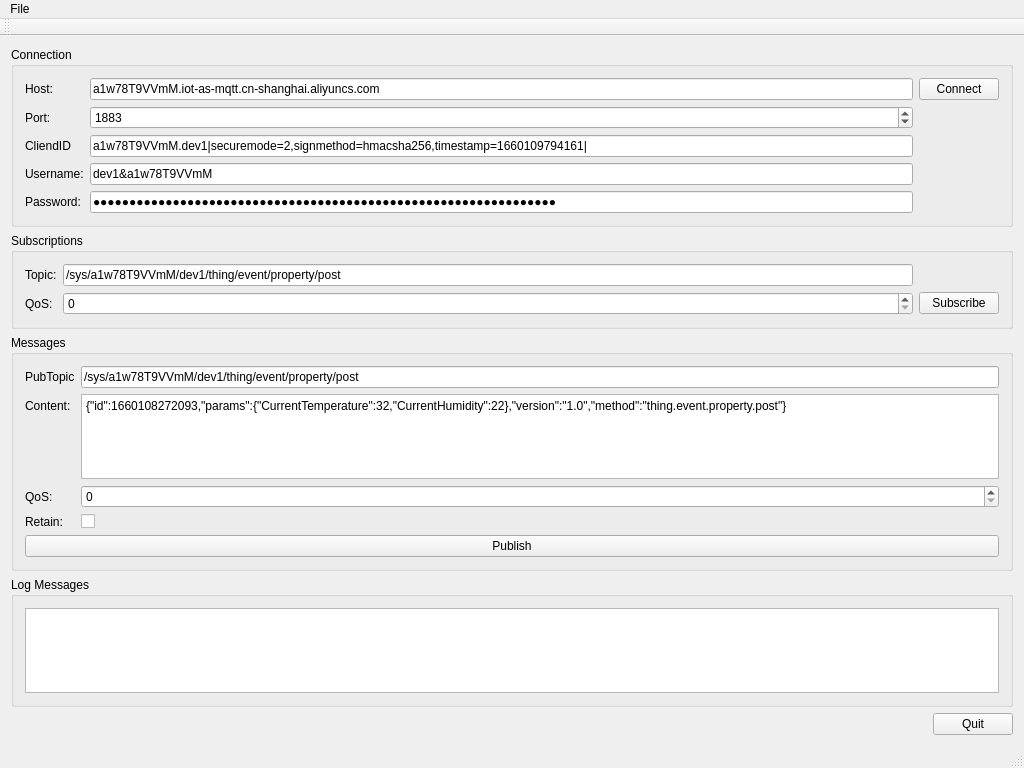
<?xml version="1.0" encoding="UTF-8"?>
<ui version="4.0">
 <class>MainWindow</class>
 <widget class="QMainWindow" name="MainWindow">
  <property name="geometry">
   <rect>
    <x>0</x>
    <y>0</y>
    <width>1024</width>
    <height>768</height>
   </rect>
  </property>
  <property name="windowTitle">
   <string>MainWindow</string>
  </property>
  <widget class="QWidget" name="centralWidget">
   <layout class="QVBoxLayout" name="verticalLayout_4">
    <item>
     <widget class="QGroupBox" name="groupBox_3">
      <property name="title">
       <string>Connection</string>
      </property>
      <layout class="QVBoxLayout" name="verticalLayout_2">
       <item>
        <layout class="QGridLayout" name="gridLayout_2">
         <item row="1" column="1">
          <widget class="QSpinBox" name="spinBoxPort">
           <property name="maximum">
            <number>99999</number>
           </property>
           <property name="value">
            <number>1883</number>
           </property>
          </widget>
         </item>
         <item row="1" column="0">
          <widget class="QLabel" name="label_2">
           <property name="text">
            <string>Port:</string>
           </property>
          </widget>
         </item>
         <item row="4" column="0">
          <widget class="QLabel" name="label_9">
           <property name="text">
            <string>Password:</string>
           </property>
          </widget>
         </item>
         <item row="4" column="1">
          <widget class="QLineEdit" name="lineEditPassword">
           <property name="text">
            <string>a897b65ffcc0be4dcc714a2adcd4e1c6c5ed63e0272505cdcb1a56091b1cfe99</string>
           </property>
           <property name="echoMode">
            <enum>QLineEdit::Password</enum>
           </property>
          </widget>
         </item>
         <item row="0" column="0">
          <widget class="QLabel" name="label">
           <property name="text">
            <string>Host:</string>
           </property>
          </widget>
         </item>
         <item row="0" column="1">
          <widget class="QLineEdit" name="lineEditHost">
           <property name="text">
            <string>a1w78T9VVmM.iot-as-mqtt.cn-shanghai.aliyuncs.com</string>
           </property>
          </widget>
         </item>
         <item row="0" column="2">
          <widget class="QPushButton" name="buttonConnect">
           <property name="text">
            <string>Connect</string>
           </property>
          </widget>
         </item>
         <item row="3" column="1">
          <widget class="QLineEdit" name="lineEditUser">
           <property name="text">
            <string>dev1&amp;a1w78T9VVmM</string>
           </property>
          </widget>
         </item>
         <item row="3" column="0">
          <widget class="QLabel" name="label_8">
           <property name="text">
            <string>Username:</string>
           </property>
          </widget>
         </item>
         <item row="2" column="1">
          <widget class="QLineEdit" name="lineEditClientID">
           <property name="text">
            <string>a1w78T9VVmM.dev1|securemode=2,signmethod=hmacsha256,timestamp=1660109794161|</string>
           </property>
          </widget>
         </item>
         <item row="2" column="0">
          <widget class="QLabel" name="label_10">
           <property name="text">
            <string>CliendID</string>
           </property>
          </widget>
         </item>
        </layout>
       </item>
      </layout>
     </widget>
    </item>
    <item>
     <widget class="QGroupBox" name="groupBox_2">
      <property name="title">
       <string>Subscriptions</string>
      </property>
      <layout class="QVBoxLayout" name="verticalLayout">
       <item>
        <layout class="QGridLayout" name="gridLayout">
         <item row="0" column="0">
          <widget class="QLabel" name="label_3">
           <property name="text">
            <string>Topic:</string>
           </property>
          </widget>
         </item>
         <item row="0" column="1">
          <widget class="QLineEdit" name="lineEditTopic">
           <property name="text">
            <string>/sys/a1w78T9VVmM/dev1/thing/event/property/post</string>
           </property>
          </widget>
         </item>
         <item row="1" column="0">
          <widget class="QLabel" name="label_5">
           <property name="text">
            <string>QoS:</string>
           </property>
          </widget>
         </item>
         <item row="1" column="1">
          <widget class="QSpinBox" name="spinQoS">
           <property name="maximum">
            <number>2</number>
           </property>
          </widget>
         </item>
         <item row="1" column="2">
          <widget class="QPushButton" name="buttonSubscribe">
           <property name="text">
            <string>Subscribe</string>
           </property>
          </widget>
         </item>
        </layout>
       </item>
      </layout>
     </widget>
    </item>
    <item>
     <widget class="QGroupBox" name="groupBox_4">
      <property name="title">
       <string>Messages</string>
      </property>
      <layout class="QVBoxLayout" name="verticalLayout_3">
       <item>
        <layout class="QFormLayout" name="formLayout">
         <item row="1" column="0">
          <widget class="QLabel" name="label_4">
           <property name="text">
            <string>Content:</string>
           </property>
          </widget>
         </item>
         <item row="3" column="0">
          <widget class="QLabel" name="label_6">
           <property name="text">
            <string>QoS:</string>
           </property>
          </widget>
         </item>
         <item row="3" column="1">
          <widget class="QSpinBox" name="spinQoS_2">
           <property name="maximum">
            <number>2</number>
           </property>
          </widget>
         </item>
         <item row="4" column="0">
          <widget class="QLabel" name="label_7">
           <property name="text">
            <string>Retain:</string>
           </property>
          </widget>
         </item>
         <item row="4" column="1">
          <widget class="QCheckBox" name="checkBoxRetain">
           <property name="text">
            <string/>
           </property>
          </widget>
         </item>
         <item row="1" column="1">
          <widget class="QTextEdit" name="textEditMessage">
           <property name="html">
            <string>&lt;!DOCTYPE HTML PUBLIC &quot;-//W3C//DTD HTML 4.0//EN&quot; &quot;http://www.w3.org/TR/REC-html40/strict.dtd&quot;&gt;
&lt;html&gt;&lt;head&gt;&lt;meta name=&quot;qrichtext&quot; content=&quot;1&quot; /&gt;&lt;meta charset=&quot;utf-8&quot; /&gt;&lt;style type=&quot;text/css&quot;&gt;
p, li { white-space: pre-wrap; }
&lt;/style&gt;&lt;/head&gt;&lt;body style=&quot; font-family:'Microsoft YaHei UI'; font-size:9pt; font-weight:400; font-style:normal;&quot;&gt;
&lt;p style=&quot; margin-top:0px; margin-bottom:0px; margin-left:0px; margin-right:0px; -qt-block-indent:0; text-indent:0px;&quot;&gt;{&amp;quot;id&amp;quot;:1660108272093,&amp;quot;params&amp;quot;:{&amp;quot;CurrentTemperature&amp;quot;:32,&amp;quot;CurrentHumidity&amp;quot;:22},&amp;quot;version&amp;quot;:&amp;quot;1.0&amp;quot;,&amp;quot;method&amp;quot;:&amp;quot;thing.event.property.post&amp;quot;}&lt;/p&gt;&lt;/body&gt;&lt;/html&gt;</string>
           </property>
          </widget>
         </item>
         <item row="0" column="0">
          <widget class="QLabel" name="label_11">
           <property name="text">
            <string>PubTopic</string>
           </property>
          </widget>
         </item>
         <item row="0" column="1">
          <widget class="QLineEdit" name="lineEditPubTopic">
           <property name="text">
            <string>/sys/a1w78T9VVmM/dev1/thing/event/property/post</string>
           </property>
          </widget>
         </item>
        </layout>
       </item>
       <item>
        <widget class="QPushButton" name="buttonPublish">
         <property name="text">
          <string>Publish</string>
         </property>
        </widget>
       </item>
      </layout>
     </widget>
    </item>
    <item>
     <widget class="QGroupBox" name="groupBox">
      <property name="title">
       <string>Log Messages</string>
      </property>
      <layout class="QHBoxLayout" name="horizontalLayout_2">
       <item>
        <widget class="QPlainTextEdit" name="editLog"/>
       </item>
      </layout>
     </widget>
    </item>
    <item>
     <layout class="QHBoxLayout" name="horizontalLayout_3">
      <item>
       <spacer name="horizontalSpacer">
        <property name="orientation">
         <enum>Qt::Horizontal</enum>
        </property>
        <property name="sizeHint" stdset="0">
         <size>
          <width>40</width>
          <height>20</height>
         </size>
        </property>
       </spacer>
      </item>
      <item>
       <widget class="QPushButton" name="buttonQuit">
        <property name="text">
         <string>Quit</string>
        </property>
       </widget>
      </item>
     </layout>
    </item>
   </layout>
  </widget>
  <widget class="QMenuBar" name="menuBar">
   <property name="geometry">
    <rect>
     <x>0</x>
     <y>0</y>
     <width>1024</width>
     <height>21</height>
    </rect>
   </property>
   <widget class="QMenu" name="menuFile">
    <property name="title">
     <string>File</string>
    </property>
    <addaction name="actionQuit"/>
   </widget>
   <addaction name="menuFile"/>
  </widget>
  <widget class="QToolBar" name="mainToolBar">
   <attribute name="toolBarArea">
    <enum>TopToolBarArea</enum>
   </attribute>
   <attribute name="toolBarBreak">
    <bool>false</bool>
   </attribute>
  </widget>
  <widget class="QStatusBar" name="statusBar"/>
  <action name="actionQuit">
   <property name="text">
    <string>Quit</string>
   </property>
  </action>
 </widget>
 <layoutdefault spacing="6" margin="11"/>
 <resources/>
 <connections/>
</ui>
